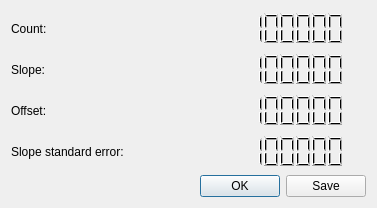
<?xml version="1.0" encoding="UTF-8"?>
<ui version="4.0">
 <class>RegressionDiag</class>
 <widget class="QDialog" name="RegressionDiag">
  <property name="geometry">
   <rect>
    <x>0</x>
    <y>0</y>
    <width>377</width>
    <height>208</height>
   </rect>
  </property>
  <property name="windowTitle">
   <string>Dialog</string>
  </property>
  <layout class="QVBoxLayout" name="verticalLayout">
   <item>
    <layout class="QGridLayout" name="gridLayout">
     <item row="1" column="0">
      <widget class="QLabel" name="label">
       <property name="text">
        <string>Slope:</string>
       </property>
      </widget>
     </item>
     <item row="1" column="1">
      <widget class="QLCDNumber" name="lcdNumber_slope">
       <property name="frameShape">
        <enum>QFrame::NoFrame</enum>
       </property>
       <property name="digitCount">
        <number>8</number>
       </property>
       <property name="value" stdset="0">
        <double>99999999.000000000000000</double>
       </property>
       <property name="intValue" stdset="0">
        <number>99999999</number>
       </property>
      </widget>
     </item>
     <item row="2" column="1">
      <widget class="QLCDNumber" name="lcdNumber_offset">
       <property name="frameShape">
        <enum>QFrame::NoFrame</enum>
       </property>
       <property name="digitCount">
        <number>8</number>
       </property>
       <property name="value" stdset="0">
        <double>99999999.000000000000000</double>
       </property>
       <property name="intValue" stdset="0">
        <number>99999999</number>
       </property>
      </widget>
     </item>
     <item row="3" column="0">
      <widget class="QLabel" name="label_3">
       <property name="text">
        <string>Slope standard error:</string>
       </property>
      </widget>
     </item>
     <item row="3" column="1">
      <widget class="QLCDNumber" name="lcdNumber_StdError">
       <property name="frameShape">
        <enum>QFrame::NoFrame</enum>
       </property>
       <property name="smallDecimalPoint">
        <bool>false</bool>
       </property>
       <property name="digitCount">
        <number>8</number>
       </property>
       <property name="value" stdset="0">
        <double>99999999.000000000000000</double>
       </property>
       <property name="intValue" stdset="0">
        <number>99999999</number>
       </property>
      </widget>
     </item>
     <item row="2" column="0">
      <widget class="QLabel" name="label_2">
       <property name="text">
        <string>Offset:</string>
       </property>
      </widget>
     </item>
     <item row="0" column="0">
      <widget class="QLabel" name="label_4">
       <property name="text">
        <string>Count:</string>
       </property>
      </widget>
     </item>
     <item row="0" column="1">
      <widget class="QLCDNumber" name="lcdNumbe_count">
       <property name="frameShape">
        <enum>QFrame::NoFrame</enum>
       </property>
       <property name="digitCount">
        <number>8</number>
       </property>
       <property name="intValue" stdset="0">
        <number>99999999</number>
       </property>
      </widget>
     </item>
    </layout>
   </item>
   <item>
    <widget class="QDialogButtonBox" name="buttonBox">
     <property name="orientation">
      <enum>Qt::Horizontal</enum>
     </property>
     <property name="standardButtons">
      <set>QDialogButtonBox::Ok|QDialogButtonBox::Save</set>
     </property>
    </widget>
   </item>
  </layout>
 </widget>
 <resources/>
 <connections>
  <connection>
   <sender>buttonBox</sender>
   <signal>accepted()</signal>
   <receiver>RegressionDiag</receiver>
   <slot>accept()</slot>
   <hints>
    <hint type="sourcelabel">
     <x>248</x>
     <y>254</y>
    </hint>
    <hint type="destinationlabel">
     <x>157</x>
     <y>274</y>
    </hint>
   </hints>
  </connection>
  <connection>
   <sender>buttonBox</sender>
   <signal>rejected()</signal>
   <receiver>RegressionDiag</receiver>
   <slot>reject()</slot>
   <hints>
    <hint type="sourcelabel">
     <x>316</x>
     <y>260</y>
    </hint>
    <hint type="destinationlabel">
     <x>286</x>
     <y>274</y>
    </hint>
   </hints>
  </connection>
 </connections>
</ui>
